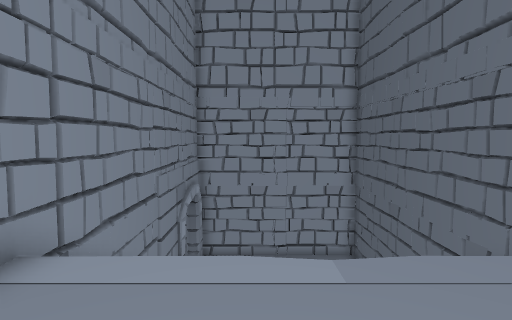
view 1 (above)

17 first-person views from a walk through a 3-D level made in the Unity game engine. The camera is 1.5 m above the floor, tilts 4° down and sees 75° across. The floor is counted in squares, 1 m on a side. Each view is taken from the middle of a square. On the plan, view 1 faces up. The plan holds only what a view shows up to about 15 squares ahead; the rest is blank. The place goes on beyond the plan. The player is left out.

view 2
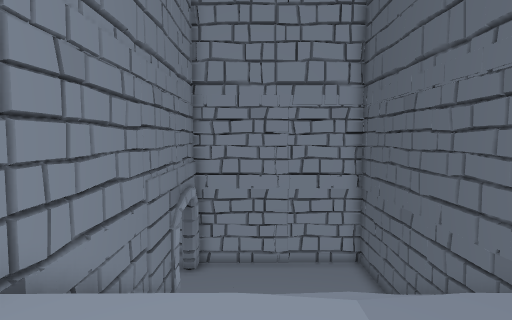

view 3
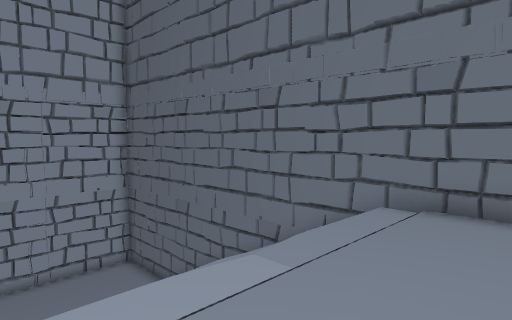

view 4
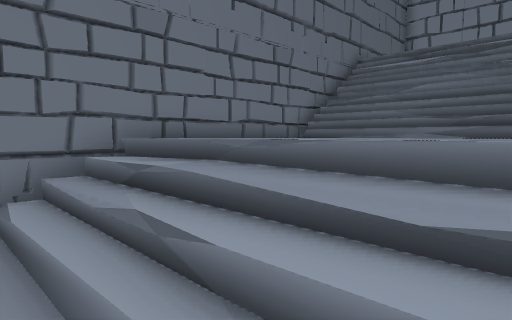

view 5
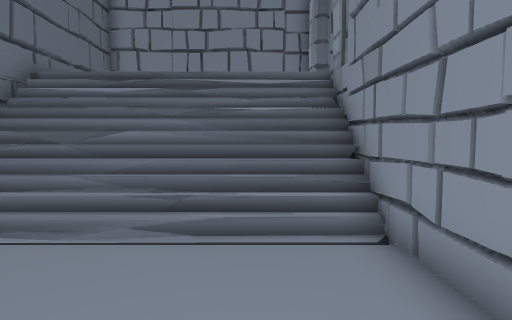

view 6
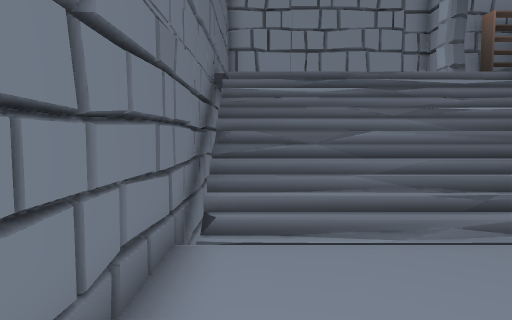

view 7
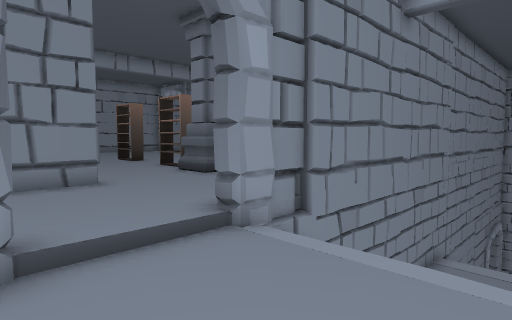

view 8
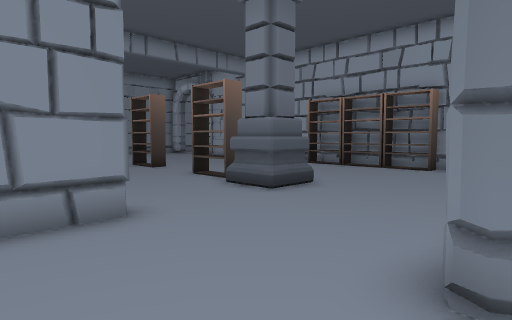

view 9
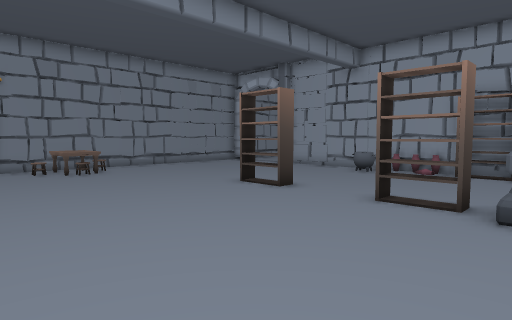

view 10
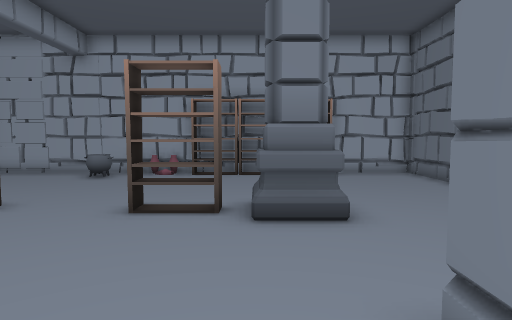

view 11
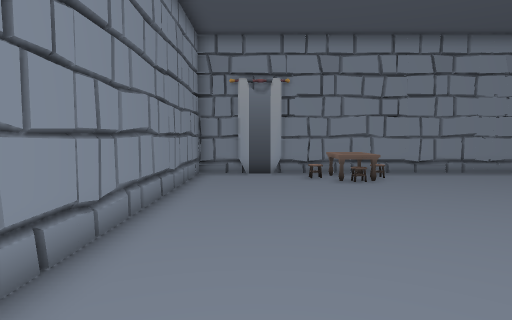

view 12
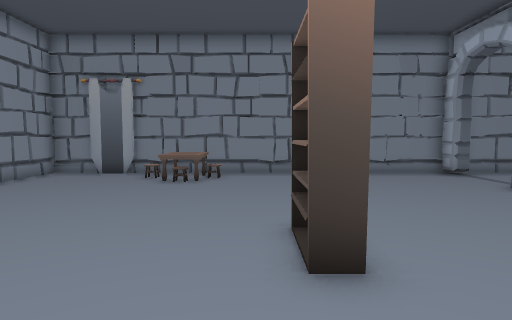

view 13
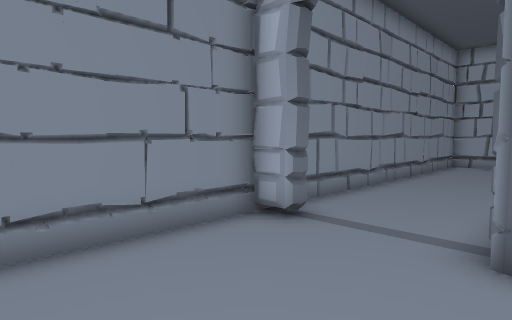

view 14
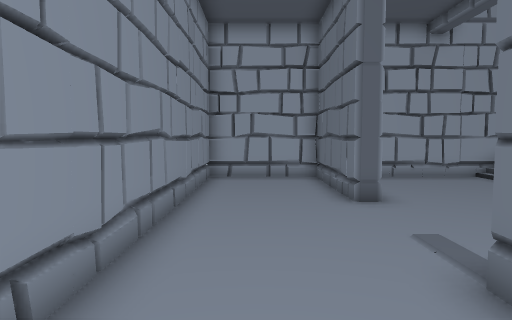

view 15
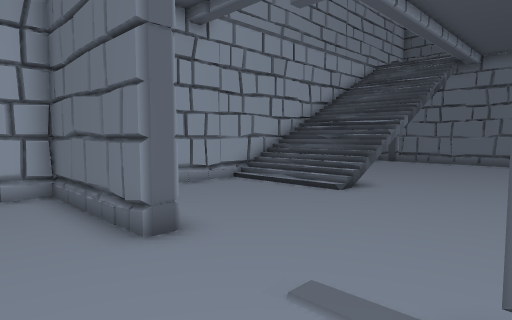

view 16
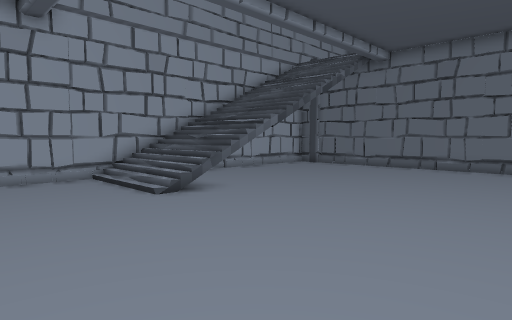

view 17
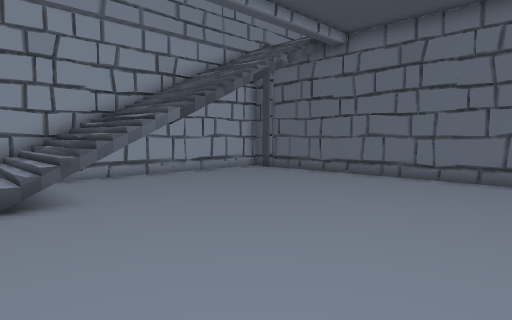

### Floor plan
Key: @ floor where view 1 was taken; # wall or solid block; . main floor; - floor 0.25 m lower than the main floor; _ floor 3.5 m lower than the main floor; < floor 8.25 m lower than the main floor; / step, stairs or slope; = window, fence, low wall or low ledge; v drop or lower ground; S shelf; C column; A cauldron; F flag; O other object.
Columns run from 26 left of view 1 to 5 right of it. Each row starts with its distance up from view 1.
 19 ###### #############
 18 #....# .../////.....
 17 #....#..../////......     ####
 16 #....#..../////.......  <<<<<<<#
 15 #....#..../////........<<<<<<<<#
 14 #....#...../#v#........<<<<<<<<#
 13 #......................#       #
 12 #......................#=      #
 11 #......................#       #
 10 #......................#       #
  9 #....#.................#       #
  8 #....  ................#       #
  7 #....   .............. #/  /// #
  6 #.... .  ..  ..        #///////#
  5 ##...######OOO##########///////#
  4 #.........A...SSS#SS...#///////#
  3 #.........A............#_______#
  2 #......................# ______#
  1 #......................#_______#
  0 #..................... #__@____#
 -1 #..................... #_______#
 -2 #........SS...SSCC.... #///////#
 -3 #...............CC.... #///////#
 -4 #......................#/   ///#
 -5 # O....................#///////#
 -6 #=O....................#///////#
 -7 #.................#....-----   #
 -8 #................ #....----    #
 -9 F................ #....---     #
-10 #........... ..  .     #-  -   #
-11 #...........       SS. #-------#
-12 ############        ############

Positions as (right, up) in squares from view 1, and headings:
1: (0, 0), facing up
2: (0, 1), facing up
3: (-2, 1), facing up-right
4: (-2, 7), facing down-right
5: (-1, 3), facing down
6: (4, 3), facing down
7: (1, -10), facing up-left
8: (-3, -9), facing up-left
9: (-9, -10), facing up-left
10: (-10, -9), facing up
11: (-12, -9), facing left
12: (-12, -3), facing left
13: (-21, 0), facing up-left
14: (-24, 6), facing up
15: (-24, 9), facing up-right
16: (-20, 6), facing up-right
17: (-16, 6), facing up-right
